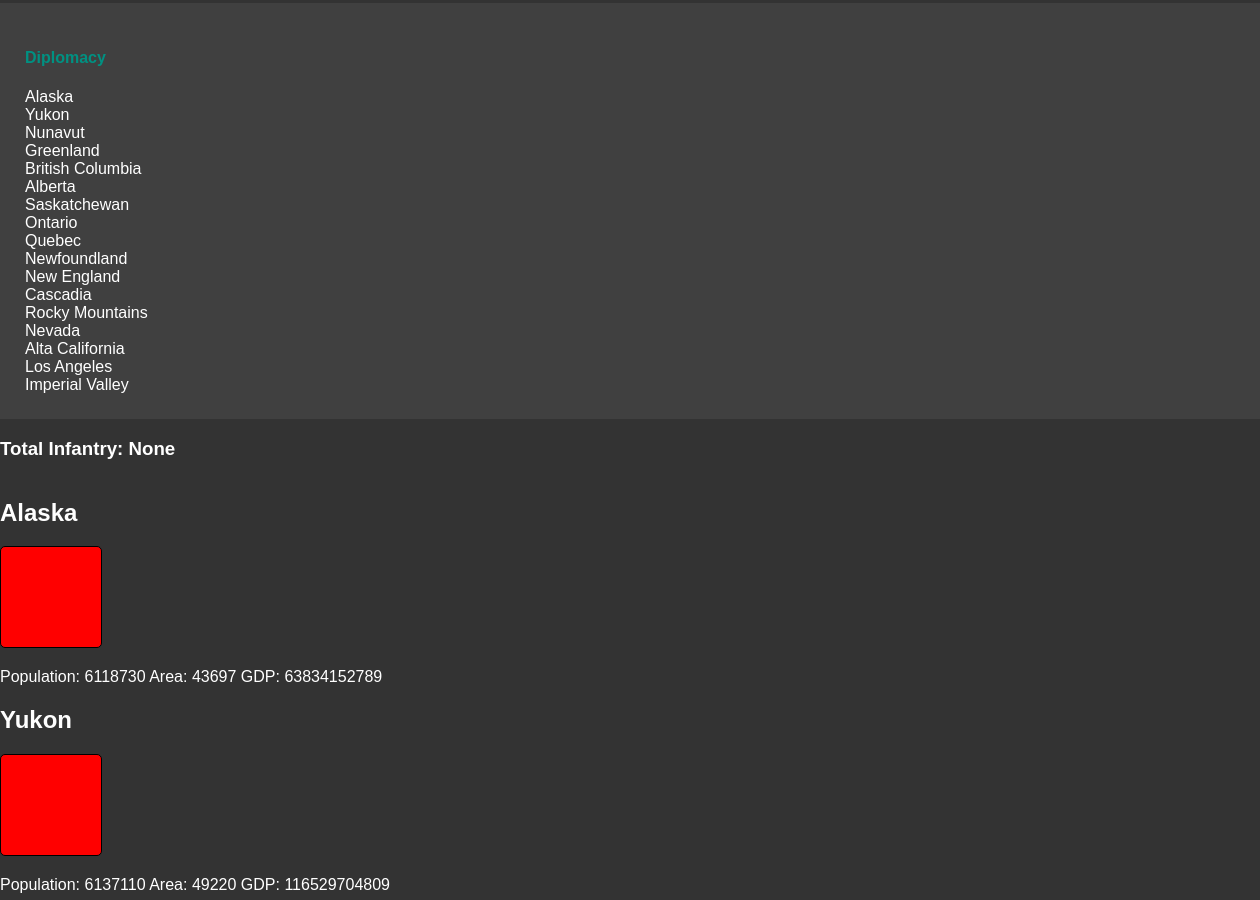
The app's page /rooms/1/map (signed in, middle part), older data.
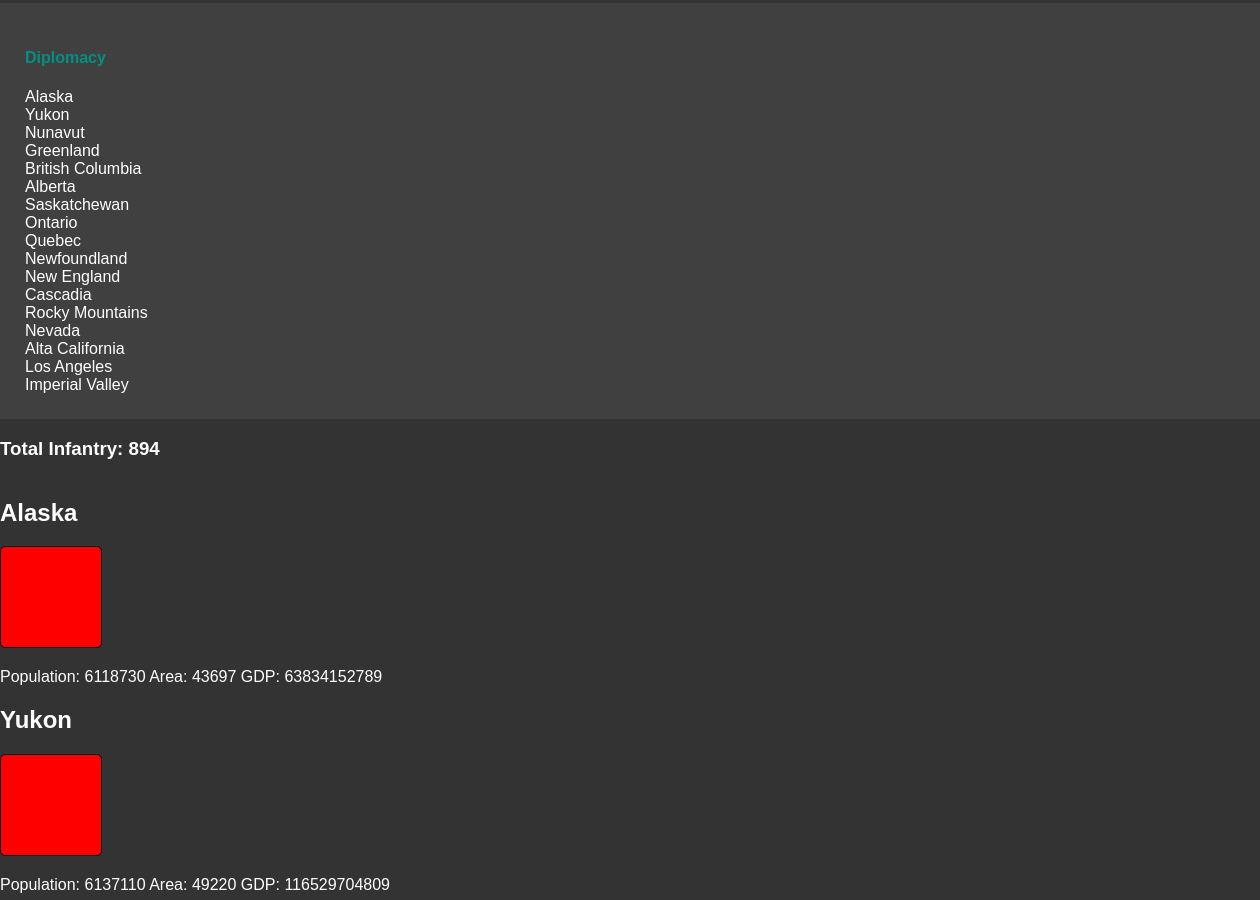
The same page, newer data.
### website/models.py (models this page shows)
class Territories(db.Model):
    id = db.Column(db.Integer, primary_key=True)
    territory_id = db.Column(db.Integer)
    name = db.Column(db.String(50))
    owner = db.Column(db.Integer)
    color = db.Column(db.String(15))
    game = db.Column(db.Integer, db.ForeignKey('game.id'))
    pop = db.Column(db.Integer)
    gdp = db.Column(db.Integer)
    area = db.Column(db.Integer)
    oil = db.Column(db.String(5))
    forts = db.Column(db.Integer)
    uranium = db.Column(db.String(5))
    gold = db.Column(db.String(5))
    coast = db.Column(db.String(5))
    biome = db.Column(db.String(20))
    region = db.Column(db.String(25))

class Empires(db.Model):
    id = db.Column(db.Integer, primary_key=True)
    name = db.Column(db.String(200))
    color = db.Column(db.String(7))
    gov = db.Column(db.String(50))
    flag = db.Column(db.String(50))
    user = db.Column(db.Integer, db.ForeignKey('user.id'))
    game = db.Column(db.Integer, db.ForeignKey('game.id'))
    oil_stockpiles = db.Column(db.Integer)
    gold_stockpiles = db.Column(db.Integer)
    global_trade_power = db.Column(db.Integer)
    uranium = db.Column(db.Integer)
    enriched_uranium = db.Column(db.Integer)
    capital = db.Column(db.Integer, db.ForeignKey('territories.id'))
    cash = db.Column(db.Integer)
    total_inf = db.Column(db.Integer)
    total_tank = db.Column(db.Integer)
    total_transport = db.Column(db.Integer)
    total_sub = db.Column(db.Integer)
    total_bombers = db.Column(db.Integer)
    total_fighters = db.Column(db.Integer)

### website/rooms.py (the view)
@rooms.route('<int:game_id>/map', methods=['POST', 'GET'])
@login_required
def map(game_id):
    players = []
    players_output = []
    empires = {}
    empire_colors = []
    avail_colors = []
    id = game_id
    current_gov = None
    current_color = None
    current_tag = None
    current_empire = "None"
    games = db.session.query(Game).filter_by(id = game_id).first()
    if current_user.id == games.host:
        is_host = True
    else:
        is_host = False
    for filtered in db.session.query(GamesJoined).filter_by(game = game_id):
        players.append(filtered.user)
    for player in players:
        for result in db.session.query(User).filter_by(id=player):
            players_output.append([result, url_for('profiles.profile', user_id=result.id)])
    for empire in db.session.query(Empires).filter_by(game=id):
        empires[f"{empire.user}"]=empire.name
        if empire.user == current_user.id:
            current_empire = empire
            current_gov = current_empire.gov
            current_color = current_empire.color
        if empire.color != "None":
            fixed_empire_color = str(empire.color).lower().replace(' ', '-')
            empire_colors.append(fixed_empire_color)
        else:
            empire_colors.append('white')
    for color in colors:
        if color[2] == current_color:
            current_tag = color[0]
        if color[2] not in empire_colors:
            avail_colors.append(color)
    avail_colors.append([current_tag, str(current_color).title().replace('-', ' '), current_color])
    territory_list = []
    for territory in db.session.query(Territories).filter_by(game=game_id):
        territory_list.append(territory)
    infantry = infantry_calc(current_empire.id, game_id)
    transport = transport_calc(current_empire.id, game_id)
    sub = sub_calc(current_empire.id, game_id)
    tanks = tank_calc(current_empire.id, game_id)
    bomber = bomber_calc(current_empire.id, game_id)
    fighter = fighter_calc(current_empire.id, game_id)
    destroyer = destroyer_calc(current_empire.id, game_id)
    return render_template("map.html", user=current_user, territory_list=territory_list, players = players_output, game = games, game_id = id, empire_key=empires, is_host=is_host,
                            used_colors=empire_colors, colors=colors, id=id, current_empire=current_empire, avail_colors=avail_colors, current_color=current_color, govs=governments,
                            current_gov=current_gov, infantry=infantry, transport=transport, sub=sub, tanks=tanks, bomber=bomber, destroyer=destroyer, fighter=fighter)

### website/rooms.py (called while the page is built)
def infantry_calc(owner, game_id):
    args = [owner, game_id]
    infantry = round(get_total_area(*args)/100000+get_total_pop(*args)/4000000+get_total_gdp(*args)/1000000000000) + round(get_total_forts(*args)/2)
    return infantry

def get_oil_count(owner, game_id):
    count = 0
    for territory in db.session.query(Territories).filter_by(game=game_id, owner=owner):
        if territory.oil == "True":
            count += 1
    return count

def get_coast_total(owner, game_id):
    coast = 0
    for territory in db.session.query(Territories).filter_by(game=game_id, owner=owner):
        if territory.coast == "True":
            coast += 1
    return coast

def get_gold_count(owner, game_id):
    count = 0
    for territory in db.session.query(Territories).filter_by(game=game_id, owner=owner):
        if territory.gold == "True":
            count += 1
    return count

def get_total_area(owner, game_id):
    count = 0
    for territory in db.session.query(Territories).filter_by(game=game_id, owner=owner):
        count += territory.area
    return count

def get_total_gdp(owner, game_id):
    count = 0
    for territory in db.session.query(Territories).filter_by(game=game_id, owner=owner):
        count += territory.gdp
    return count

def get_total_pop(owner, game_id):
    count = 0
    for territory in db.session.query(Territories).filter_by(game=game_id, owner=owner):
        count += territory.pop
    return count

def get_total_forts(owner, game_id):
    count = 0
    for territory in db.session.query(Territories).filter_by(game=game_id, owner=owner):
        count += territory.forts
    return count

def get_trade_power(owner, game_id):
    current_empire = db.session.query(Empires).filter_by(id=owner, game=game_id).first()
    args = [owner, game_id]
    trade_power = (get_total_gdp(*args)/1000000000000)+(get_gold_count(*args)/3)+(get_oil_count(*args))
    print("Trade power is at: " + str(trade_power))
    return trade_power

def tank_calc(owner, game_id):
    args = [owner, game_id]
    tank = round(get_total_pop(*args)/40000000 + get_total_area(*args)/1000000 + get_trade_power(*args))
    return tank

def sub_calc(owner, game_id):
    args = [owner, game_id]
    sub = round(get_coast_total(*args))
    return sub

def transport_calc(owner, game_id):
    args = [owner, game_id]
    transport = round(get_coast_total(*args)*(get_trade_power(*args)+get_oil_count(*args))*0.0001)+round(get_total_forts(*args)/4)+round(get_total_pop(*args)/10000000)
    return transport

### website/templates/map.html (shortened to what this page needs)
{% extends "base.html" %} {% block title %}Map{% endblock %}
{% block content %}
<head>
    <link rel="stylesheet" type="text/css" href="/static/css/map.css" />
</head>
<br/>
<br/>
<br/>
<div style="width: 100%;
            height: 10%;
            margin: 0;
            border: 2px solid;
            padding: 25px;
            background-color: #404040;
            border: none;
            overflow: hidden;
            ">
    <h4><a class="link" href="{{url_for('rooms.diplomacy', game_id=game_id)}}">Diplomacy</a></h4>
    {% for territory in territory_list %}
        <div class="overlay">{{territory.name}}</div>
    {% endfor %}
</div>
<h3>Total Infantry: {{current_empire.total_inf}}</h3>
<div id="containers" style="overflow: hidden;">
    {% for territory in territory_list %}
        <h2>{{territory.name}}</h2>
        <div class="box" style= "background-color: {{territory.color}}; display: inline-block; width: 100px; height: 100px;">
        </div>
        <p>Population: {{territory.pop}} Area: {{territory.area}} GDP: {{territory.gdp}}</p>
    {% endfor %}
</div>
{% endblock %}

### website/templates/base.html (shortened to what this page needs)
<!DOCTYPE html>
<html lang="en">
<head>
    <link rel="stylesheet" type="text/css" href="/static/css/main.css" />
</head>
<body>
    <div id="main_div">
    <div class="container">
        {% block content %}
        {% endblock %}
    </div>
    </div>
</body>
</html>

### website/static/css/main.css (style rules this page uses)
#main_div { margin-top: 30px; padding: 20px; }
body { margin: 0px; background-color: #333333; color: white; }
.box { display: inline-block; height: 25px; width: 25px; margin-bottom: 0px; margin-right: 5px; border: 1px solid black; border-radius: 5px; clear: both; background-size: 25px 25px; }
html { font-family: Arial, Helvetica, sans-serif; }
.link { color:rgb(0, 145, 130); text-decoration: none; }

### website/static/css/map.css (style rules this page uses)
html, body, #main_div { margin: 0; padding: 0; }

Row changes from the older to the newer data that the page shows:
changed Empires: total_inf "None" → "894"
